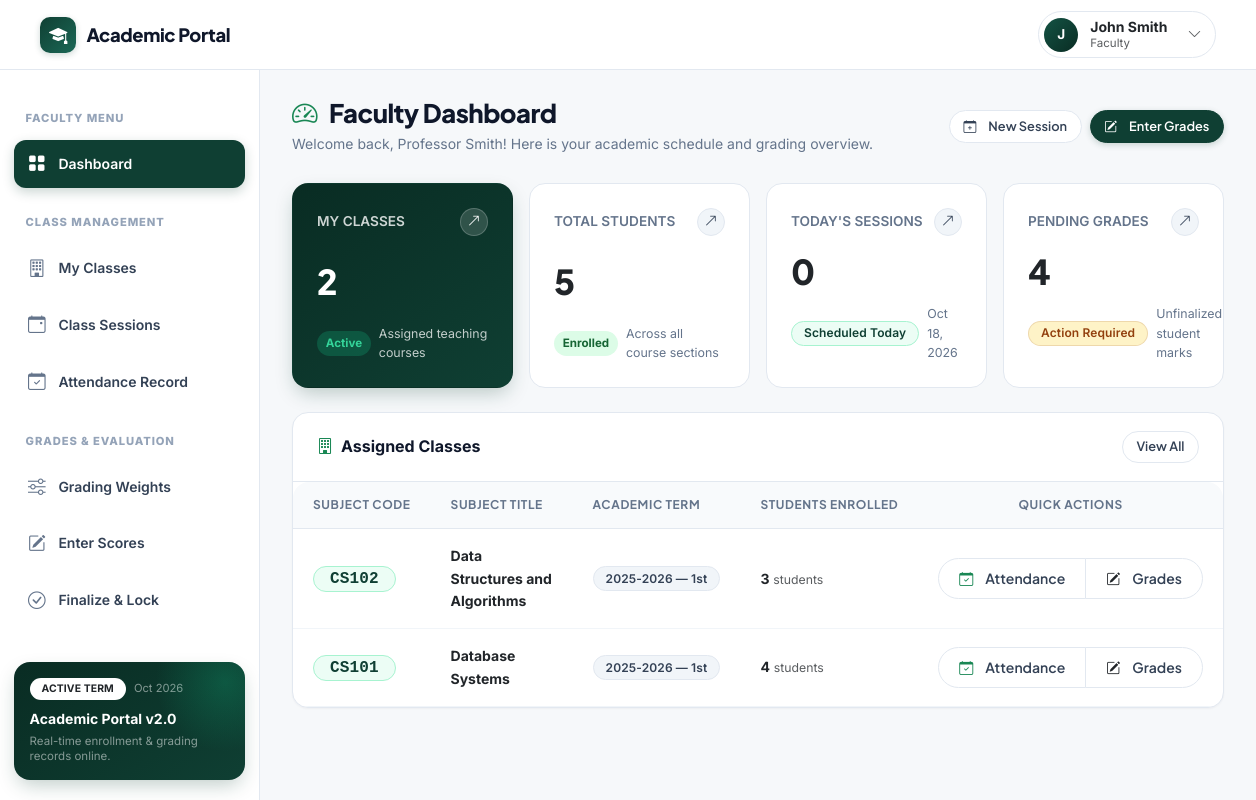
Page /instructor/dashboard.php (signed in) on the committed database.
### tables this page shows
CREATE TABLE IF NOT EXISTS instructors (
    instructor_id   INT             AUTO_INCREMENT PRIMARY KEY,
    user_id         INT             NOT NULL UNIQUE,
    first_name      VARCHAR(50)     NOT NULL,
    middle_name     VARCHAR(50)     DEFAULT NULL,
    last_name       VARCHAR(50)     NOT NULL,
    department      VARCHAR(100)    NOT NULL,

    CONSTRAINT fk_instructors_user
        FOREIGN KEY (user_id) REFERENCES users(user_id)
        ON DELETE RESTRICT ON UPDATE CASCADE,

    INDEX idx_instructors_name (last_name, first_name)
);

CREATE TABLE IF NOT EXISTS classes (
    class_id            INT             AUTO_INCREMENT PRIMARY KEY,
    subject_id          INT             NOT NULL,
    instructor_id       INT             NOT NULL,
    school_year         VARCHAR(9)      NOT NULL COMMENT 'e.g. 2025-2026',
    school_semester     ENUM('1st','2nd','Summer') NOT NULL,
    passing_threshold   DECIMAL(5,2)    NOT NULL DEFAULT 75.00 COMMENT 'Configurable passing mark',

    CONSTRAINT fk_classes_subject
        FOREIGN KEY (subject_id) REFERENCES subjects(subject_id)
        ON DELETE RESTRICT ON UPDATE CASCADE,
    CONSTRAINT fk_classes_instructor
        FOREIGN KEY (instructor_id) REFERENCES instructors(instructor_id)
        ON DELETE RESTRICT ON UPDATE CASCADE,

    INDEX idx_classes_term (school_year, school_semester),
    INDEX idx_classes_subject (subject_id),
    INDEX idx_classes_instructor (instructor_id)
);

CREATE TABLE IF NOT EXISTS subjects (
    subject_id      INT             AUTO_INCREMENT PRIMARY KEY,
    subject_code    VARCHAR(20)     NOT NULL UNIQUE,
    subject_name    VARCHAR(100)    NOT NULL
);

### includes/auth.php (called while the page is built, shortened)
<?php
function is_logged_in(): bool {
    return isset($_SESSION['user_id']) && !empty($_SESSION['user_id']);
}
function current_user(): ?array {
    return [
        'user_id'  => $_SESSION['user_id'],
        'username' => $_SESSION['username'],
        'role'     => $_SESSION['role'],
        'name'     => $_SESSION['display_name'] ?? $_SESSION['username'],
    ];
}

### includes/permissions.php (called while the page is built, shortened)
<?php
require_once __DIR__ . '/auth.php';
function get_current_instructor(PDO $pdo): ?array {
    $user = current_user();
    $stmt = $pdo->prepare('SELECT * FROM instructors WHERE user_id = ?');
    $stmt->execute([$user['user_id']]);
    return $stmt->fetch() ?: null;
}
function e($value): string {
    return htmlspecialchars((string)$value, ENT_QUOTES, 'UTF-8');
}

### instructor/dashboard.php (the view, shortened to what this page needs)
<?php
require_once __DIR__ . '/../includes/header.php';
$pdo = db_connect();
$instructor = get_current_instructor($pdo);
$instructor_id = $instructor['instructor_id'];
$stmt = $pdo->prepare('SELECT COUNT(*) FROM classes WHERE instructor_id = ?');
$stmt->execute([$instructor_id]);
$total_classes = $stmt->fetchColumn();
$stmt = $pdo->prepare(
    'SELECT COUNT(DISTINCT sc.student_id)
     FROM student_classes sc
     JOIN classes c ON sc.class_id = c.class_id
     WHERE c.instructor_id = ?'
);
$stmt->execute([$instructor_id]);
$total_students = $stmt->fetchColumn();
$stmt = $pdo->prepare(
    'SELECT COUNT(*) FROM class_sessions cs
     JOIN classes c ON cs.class_id = c.class_id
     WHERE c.instructor_id = ? AND cs.session_date = CURDATE()'
);
$stmt->execute([$instructor_id]);
$todays_sessions = $stmt->fetchColumn();
$stmt = $pdo->prepare(
    'SELECT COUNT(*) FROM final_grades fg
     JOIN student_classes sc ON fg.student_class_id = sc.student_class_id
     JOIN classes c ON sc.class_id = c.class_id
     WHERE c.instructor_id = ? AND fg.status = ?'
);
$stmt->execute([$instructor_id, 'Pending']);
$pending_grades = $stmt->fetchColumn();
$stmt = $pdo->prepare(
    'SELECT c.class_id, s.subject_code, s.subject_name, c.school_year, c.school_semester,
            (SELECT COUNT(*) FROM student_classes sc2 WHERE sc2.class_id = c.class_id) AS enrolled
     FROM classes c
     JOIN subjects s ON c.subject_id = s.subject_id
     WHERE c.instructor_id = ?
     ORDER BY c.school_year DESC, c.class_id DESC
     LIMIT 5'
);
$stmt->execute([$instructor_id]);
$recent_classes = $stmt->fetchAll();
?>
<div class="page-header-row">
    <div>
        <h1 class="page-title">
            <i class="bi bi-speedometer2 text-success me-1"></i>Faculty Dashboard
        </h1>
        <p class="page-subtitle">Welcome back, Professor <?php echo e($instructor['last_name']); ?>! Here is your academic schedule and grading overview.</p>
    </div>
    <div class="d-flex align-items-center gap-2">
        <a href="<?php echo APP_BASE; ?>/instructor/sessions.php" class="btn btn-sm btn-subtle">
            <i class="bi bi-calendar-plus me-1"></i> New Session
        </a>
        <a href="<?php echo APP_BASE; ?>/instructor/grades.php" class="btn btn-sm btn-forest">
            <i class="bi bi-pencil-square me-1"></i> Enter Grades
        </a>
    </div>
</div>
<div class="row g-3 mb-4">
    <div class="col-sm-6 col-xl-3">
        <a href="classes.php" class="text-decoration-none d-block h-100">
            <div class="stat-card stat-card-hero">
                <div class="stat-card-header">
                    <span class="stat-card-title">MY CLASSES</span>
                    <span class="stat-card-arrow"><i class="bi bi-arrow-up-right"></i></span>
                </div>
                <div class="stat-card-value"><?php echo $total_classes; ?></div>
                <div class="stat-card-footer">
                    <span class="trend-pill up">Active</span>
                    <span>Assigned teaching courses</span>
                </div>
            </div>
        </a>
    </div>
    <div class="col-sm-6 col-xl-3">
        <div class="stat-card">
            <div class="stat-card-header">
                <span class="stat-card-title">TOTAL STUDENTS</span>
                <span class="stat-card-arrow"><i class="bi bi-arrow-up-right"></i></span>
            </div>
            <div class="stat-card-value text-dark"><?php echo number_format($total_students); ?></div>
            <div class="stat-card-footer">
                <span class="trend-pill up">Enrolled</span>
                <span>Across all course sections</span>
            </div>
        </div>
    </div>
    <div class="col-sm-6 col-xl-3">
        <a href="sessions.php" class="text-decoration-none d-block h-100">
            <div class="stat-card">
                <div class="stat-card-header">
                    <span class="stat-card-title">TODAY'S SESSIONS</span>
                    <span class="stat-card-arrow"><i class="bi bi-arrow-up-right"></i></span>
                </div>
                <div class="stat-card-value text-dark"><?php echo $todays_sessions; ?></div>
                <div class="stat-card-footer">
                    <span class="badge bg-primary">Scheduled Today</span>
                    <span><?php echo date('M d, Y'); ?></span>
                </div>
            </div>
        </a>
    </div>
    <div class="col-sm-6 col-xl-3">
        <a href="finalize-grades.php" class="text-decoration-none d-block h-100">
            <div class="stat-card">
                <div class="stat-card-header">
                    <span class="stat-card-title">PENDING GRADES</span>
                    <span class="stat-card-arrow"><i class="bi bi-arrow-up-right"></i></span>
                </div>
                <div class="stat-card-value text-dark"><?php echo $pending_grades; ?></div>
                <div class="stat-card-footer">
                    <span class="<?php echo $pending_grades > 0 ? 'badge bg-warning' : 'trend-pill up'; ?>">
                        <?php echo $pending_grades > 0 ? 'Action Required' : '✓ All Locked'; ?>
                    </span>
                    <span>Unfinalized student marks</span>
                </div>
            </div>
        </a>
    </div>
</div>
<div class="card">
    <div class="card-header d-flex justify-content-between align-items-center">
        <span><i class="bi bi-building me-2 text-success"></i>Assigned Classes</span>
        <a href="<?php echo APP_BASE; ?>/instructor/classes.php" class="btn btn-sm btn-subtle">View All</a>
    </div>
    <div class="table-responsive">
        <table class="table table-hover align-middle mb-0">
            <thead>
                <tr>
                    <th>Subject Code</th>
                    <th>Subject Title</th>
                    <th>Academic Term</th>
                    <th>Students Enrolled</th>
                    <th class="text-center">Quick Actions</th>
                </tr>
            </thead>
            <tbody>
                <?php if (empty($recent_classes)): ?>
                    <tr>
                        <td colspan="5" class="text-center py-5 text-muted">
                            <i class="bi bi-inbox fs-2 d-block mb-2 text-subtle"></i>
                            No classes currently assigned.
                        </td>
                    </tr>
                <?php else: ?>
                    <?php foreach ($recent_classes as $cls): ?>
                        <tr>
                            <td>
                                <span class="badge bg-primary fs-6 px-3 py-1 font-monospace">
                                    <?php echo e($cls['subject_code']); ?>
                                </span>
                            </td>
                            <td>
                                <div class="fw-bold text-dark"><?php echo e($cls['subject_name']); ?></div>
                            </td>
                            <td>
                                <span class="badge bg-secondary">
                                    <?php echo e($cls['school_year'] . ' — ' . $cls['school_semester']); ?>
                                </span>
                            </td>
                            <td>
                                <span class="fw-bold text-dark"><?php echo $cls['enrolled']; ?></span>
                                <span class="text-muted small">students</span>
                            </td>
                            <td class="text-center">
                                <div class="btn-group btn-group-sm">
                                    <a href="<?php echo APP_BASE; ?>/instructor/attendance.php?class_id=<?php echo $cls['class_id']; ?>"
                                       class="btn btn-subtle" title="Take Attendance">
                                        <i class="bi bi-calendar-check text-success me-1"></i> Attendance
                                    </a>
                                    <a href="<?php echo APP_BASE; ?>/instructor/grades.php?class_id=<?php echo $cls['class_id']; ?>"
                                       class="btn btn-subtle" title="Enter Grades">
                                        <i class="bi bi-pencil-square text-dark me-1"></i> Grades
                                    </a>
                                </div>
                            </td>
                        </tr>
                    <?php endforeach; ?>
                <?php endif; ?>
            </tbody>
        </table>
    </div>
</div>
<?php require_once __DIR__ . '/../includes/footer.php'; ?>

### rows in the picture
instructors: last_name "Smith"
classes: subject.subject_code "CS102", subject.subject_name "Data Structures and Algorithms", school_year+school_semester "2025-2026 — 1st", enrolled "3"
classes: subject.subject_code "CS101", subject.subject_name "Database Systems", school_year+school_semester "2025-2026 — 1st", enrolled "4"

### other values in the picture
substr($display_name, 0, 1) "J"
$display_name "John Smith"
$role_badge "Faculty"
$total_classes "2"
$total_students "5"
$todays_sessions "0"
$pending_grades "4"
